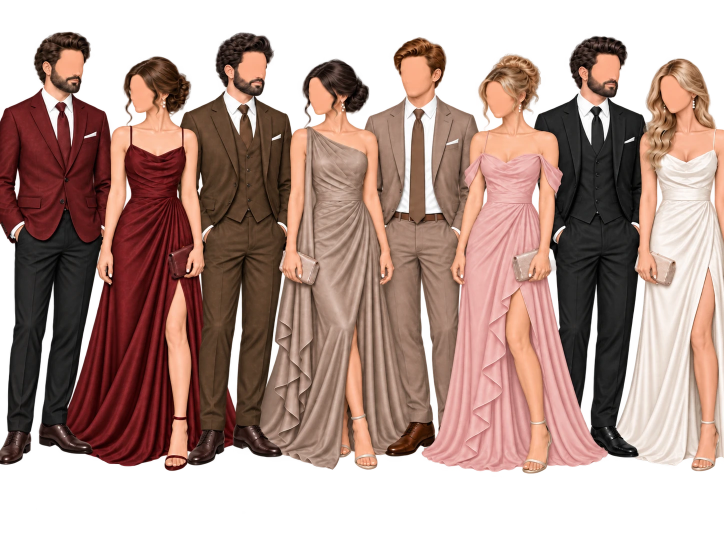
#> input picture tools/dresscode-assets/source-people.webp, 1448 x 1086 px (shown at 1/2 size); the run also reads 1 picture not shown here
$ python make_assets.py
#> lines starting #> are read from the running program, lines starting #| are printed output that depends on the picture
### tools/dresscode-assets/shirtsleeves.py
"""Takes the brown jacket and the vest off the man third from the left in source-people.webp: a white shirt with its
sleeves down to the cuffs, a black tie carried on down to the belt, a belt, and the trousers up to it.

The user's picture has no version of him without a jacket and the source cannot be regenerated from here, so the part of
the figure that changes (his body from the collar down to the hips) is painted over, by the numbers below, on top of the
original pixels: the head, the collar, the cuffs and hands, the trousers and everything around him stay exactly as they
are. Every coordinate is in pixels of the 1672x941 source-people.webp.

  python -c "import shirtsleeves"   (imported by make_assets.py; apply(array) takes and returns an RGBA float array)
"""
import numpy as np
from PIL import Image, ImageDraw, ImageFilter

# the box that holds him (everything else is left alone) and where the work happens inside it
X0, X1, Y0, Y1 = 440, 700, 110, 470

# the part of his body that is clothing to be replaced: the shoulders and chest down to the belt, the sleeves down to
# the cuffs (the middle of the hips, between the sleeves, is handled by HIPS below)
BODY = [(524, 124), (538, 126), (541, 160), (607, 160), (606, 143), (620, 146), (688, 186), (688, 425), (676, 423), (656, 411), (652, 410), (652, 392), (517, 392), (517, 418), (503, 425), (488, 432), (474, 424), (476, 360), (477, 300), (476, 252), (466, 236), (447, 214), (446, 200), (450, 183), (470, 166), (500, 148)]
# the outline of the shirt itself: the shoulders slope from the neck and end at the arm, which hangs a little away from
# the body; the padded shoulders of the jacket (outside this line) become empty
SIL = [(524, 120), (541, 126), (541, 160), (607, 160), (606, 140), (624, 148), (646, 160), (664, 174), (677, 193), (684, 222), (689, 280), (689, 440),
       (652, 440), (652, 392), (517, 392), (517, 440), (468, 440), (468, 300), (470, 240), (473, 212), (480, 190), (494, 172), (514, 158), (536, 150)]
TIE_LEFT = [(206, 576), (240, 575), (300, 573), (340, 571), (360, 570), (390, 588)]
TIE_RIGHT = [(206, 600), (240, 601), (300, 603), (340, 605), (360, 606), (390, 588)]
TIE_POLY = [(x, y) for y, x in TIE_LEFT] + [(x, y) for y, x in TIE_RIGHT[::-1]]
# where each arm leaves the body (y, x): the arm's inner edge, and the side of the body beside it. Between the two the
# picture is empty - the elbow stands out from the waist, and the forearm comes back to the pocket
ARM_L = [(238, 506), (256, 505), (300, 505), (345, 505), (385, 511), (391, 516)]
SIDE_L = [(238, 506), (256, 509), (300, 513), (345, 514), (385, 517), (391, 516)]
SIDE_R = [(238, 654), (256, 652), (300, 655), (345, 656), (385, 655), (391, 653)]
ARM_R = [(238, 654), (256, 657), (300, 661), (345, 664), (385, 661), (391, 653)]
# the hips between the two sleeves, from the belt down to where his own trousers start (the jacket's hem and the
# vest's point lay over them)
HIPS = (517, 386, 652, 424)

# the white of the shirt as it is in the picture (the V of the collar), and its shadow
SHIRT = np.array([248.0, 247.0, 246.0])
# the brown of the tie, the trousers and the belt, taken from the picture
TIE = np.array([115.0, 76.0, 53.0])
BELT_Y = (387, 393)
BELT = np.array([56.0, 36.0, 24.0])
BUCKLE_X = 588

# the outer edges of the two collar wings (they were outlined by the dark jacket); the lower edges are in the picture
COLLAR_EDGES = [[(538, 127), (538, 138), (542, 156), (547, 172), (556, 183)], [(556, 183), (564, 176), (571, 168)],
                [(605.5, 141), (605.5, 157), (606.5, 172), (607.5, 186)], [(607.5, 186), (601, 178), (594, 169)]]

# where the sleeve meets the body (the crease), as (y, x) points
CREASE_L = [(205, 498), (228, 500), (256, 505), (300, 505), (345, 505), (385, 511), (400, 517), (424, 515)]
CREASE_R = [(205, 655), (228, 655), (256, 657), (300, 661), (345, 664), (385, 661), (400, 655), (424, 656)]


def _poly_mask(points, size, blur=0.7):
    ss = 4
    mask = Image.new('L', (size[0] * ss, size[1] * ss), 0)
    ImageDraw.Draw(mask).polygon([((x - X0) * ss, (y - Y0) * ss) for x, y in points], fill=255)
    mask = mask.resize(size, Image.LANCZOS)
    if blur:
        mask = mask.filter(ImageFilter.GaussianBlur(blur * 0.6))
    return np.asarray(mask, dtype=float) / 255.0


def _smooth(field, sigma):
    """A gaussian blur of a 2-D float array (PIL cannot blur float images)."""
    radius = max(1, int(3 * sigma))
    k = np.exp(-0.5 * (np.arange(-radius, radius + 1) / sigma) ** 2)
    k /= k.sum()
    padded = np.pad(np.asarray(field, dtype=float), radius, mode='edge')
    rows = np.apply_along_axis(lambda r: np.convolve(r, k, mode='valid'), 1, padded)
    return np.apply_along_axis(lambda c: np.convolve(c, k, mode='valid'), 0, rows)


def _hsv(rgb):
    mx = rgb.max(-1)
    mn = rgb.min(-1)
    d = mx - mn
    sat = np.where(mx > 0, d / np.maximum(mx, 1e-6), 0)
    r, g, b = rgb[..., 0], rgb[..., 1], rgb[..., 2]
    h = np.zeros_like(mx)
    nz = d > 1e-6
    rc = (mx == r) & nz
    gc = (mx == g) & nz & ~rc
    bc = nz & ~rc & ~gc
    h[rc] = ((g - b)[rc] / d[rc]) % 6
    h[gc] = (b - r)[gc] / d[gc] + 2
    h[bc] = (r - g)[bc] / d[bc] + 4
    return h * 60.0, sat, mx


def _interp_x(points, ys):
    py, px = zip(*points)
    return np.interp(ys, py, px)


def apply(arr):
    """arr: RGBA float array of the whole picture (0-255). Returns a copy with the jacket and the vest gone."""
    out = arr.copy()
    box = out[Y0:Y1, X0:X1]
    h, w = box.shape[:2]
    size = (w, h)
    rgb = box[..., :3] / 255.0
    hue, sat, val = _hsv(rgb)
    yy, xx = np.mgrid[Y0:Y1, X0:X1].astype(float)

    # --- 1. which pixels are jacket / vest (dark brown) and lie inside the body outline ----------------------------
    very_dark = val < 0.3
    greyish_dark = (val < 0.5) & (sat < 0.35)
    brown = np.clip((0.72 - val) / 0.14, 0, 1) * (((hue > 8) & (hue < 50) & (sat > 0.2)) | very_dark | greyish_dark)
    body = _poly_mask(BODY, size)
    hips = np.zeros((h, w))
    hips[HIPS[1] - Y0:HIPS[3] - Y0, HIPS[0] - X0:HIPS[2] - X0] = 1.0
    hips = _smooth(hips, 0.6) * np.clip((HIPS[3] - yy) / 9.0, 0, 1)

    # the pocket square is replaced too (it is white, so the colour test above would leave it)
    tie_box = _poly_mask([(567, 150), (603, 150), (603, 222), (567, 222)], size, 0.5)
    tie_px = ((sat > 0.15) & (val < 0.82)).astype(float)
    tie_px = np.asarray(Image.fromarray((tie_px * 255).astype(np.uint8)).filter(ImageFilter.MaxFilter(3)), dtype=float) / 255.0
    tie_keep = tie_box * tie_px
    # below the knot only the new blade is kept: the fringe of the old, narrower one beside it goes with the rest
    new_blade = np.asarray(Image.fromarray((_poly_mask(TIE_POLY, size, 0.5) * 255).astype(np.uint8)).filter(ImageFilter.MaxFilter(5)), dtype=float) / 255.0
    tie_keep = tie_keep * np.where(yy < 205, 1.0, new_blade)
    square = _poly_mask([(634, 214), (672, 214), (672, 246), (634, 246)], size, 0.6) * (val > 0.55)
    replace = np.clip(np.maximum(brown * body, square), 0, 1)
    # under the tips of the collar everything is shirt now: the vest's edges (and the half-brown fringe along them) go
    below_tips = _poly_mask([(541, 186), (640, 186), (640, 270), (541, 270)], size, 0.6) * np.clip((yy - 186) / 8.0, 0, 1)
    outer_bands = _poly_mask([(530, 126), (541, 126), (548, 158), (556, 192), (530, 192)], size, 0.5) + _poly_mask([(603, 146), (613, 146), (613, 216), (603, 216)], size, 0.5)
    beads = ((val < 0.93) & (sat < 0.62)) * np.clip(outer_bands, 0, 1)
    replace = np.clip(np.maximum(replace, beads), 0, 1)
    replace = np.clip(np.maximum(replace, below_tips), 0, 1)
    # keep the tie knot and the top of the blade as drawn, down to where the new blade is fully in
    replace = replace * (1 - tie_keep * (yy < 216))

    # what lies outside the new outline is no longer there at all
    air = _poly_mask([(x, y) for y, x in ARM_L] + [(x, y) for y, x in SIDE_L[::-1]], size, 0.8) +           _poly_mask([(x, y) for y, x in SIDE_R] + [(x, y) for y, x in ARM_R[::-1]], size, 0.8)
    air = np.clip(air, 0, 1)
    sil = _poly_mask(SIL, size, 0.9) * (1 - air)
    erase = np.maximum(replace * (1 - sil) * (1 - np.clip(hips * 3, 0, 1)), air)
    replace = replace * sil
    # the gap the picture had between his sleeve and the arm of the lady beside him (the jacket stood clear of it there):
    # a shirt sleeve hangs against her arm instead, so the gap is filled
    gap = ((box[..., 3] < 200) & (body > 0.5) & (sil > 0.5) & (yy > 230)).astype(float)
    gap = np.asarray(Image.fromarray((gap * 255).astype(np.uint8)).filter(ImageFilter.MaxFilter(7)), dtype=float) / 255.0
    gap = gap * (body > 0.5) * (sil > 0.5) * (yy > 230) * (1 - air)
    gap = np.clip(_smooth(gap, 0.7) * 1.3, 0, 1)
    replace = np.maximum(replace, gap)

    # --- 2. the shirt: white, with the light and shadow a real one has ----------------------------------------------
    # per row: the extent of the clothing, for the roundness of the shoulders/chest
    cloth = np.clip(body * 1.0, 0, 1)
    ys = np.arange(Y0, Y1, dtype=float)
    left_edge = np.full(h, np.nan)
    right_edge = np.full(h, np.nan)
    for i in range(h):
        cols = np.nonzero((replace[i] > 0.5) & (cloth[i] > 0.5))[0]
        if len(cols):
            left_edge[i], right_edge[i] = cols.min() + X0, cols.max() + X0
    ok = ~np.isnan(left_edge)
    left_edge = np.interp(ys, ys[ok], left_edge[ok])
    right_edge = np.interp(ys, ys[ok], right_edge[ok])
    left_edge = _smooth_1d(left_edge, 7)
    right_edge = _smooth_1d(right_edge, 7)
    side_l = _interp_x(SIDE_L, ys)
    side_r = _interp_x(SIDE_R, ys)
    blend = np.clip((ys - 205) / 53.0, 0, 1)
    body_l = (1 - blend) * left_edge + blend * side_l
    body_r = (1 - blend) * right_edge + blend * side_r
    centre = (body_l + body_r) / 2.0
    half = np.maximum((body_r - body_l) / 2.0, 8.0)
    sx = (xx - centre[:, None]) / half[:, None]
    shade = 1.0 - 0.13 * np.clip(np.abs(sx), 0, 1.0) ** 2.6

    # arms: round, a little darker on their outer side; a soft crease where they meet the body
    cl = _interp_x(CREASE_L, ys)[:, None]
    cr = _interp_x(CREASE_R, ys)[:, None]
    arm_zone = np.clip((ys[:, None] - 205) / 14.0, 0, 1) * np.ones((1, w))
    left_arm = (xx < cl) * arm_zone
    right_arm = (xx > cr) * arm_zone
    lw = np.maximum(cl - left_edge[:, None], 6.0)
    rw = np.maximum(right_edge[:, None] - cr, 6.0)
    u_l = (xx - (left_edge[:, None] + cl) / 2) / (lw / 2)
    u_r = (xx - (cr + right_edge[:, None]) / 2) / (rw / 2)
    arm_shade = 1 - 0.11 * np.clip(np.where(left_arm > 0, u_l, u_r), -1.1, 1.1) ** 2
    in_arm = np.clip(left_arm + right_arm, 0, 1)
    shade = shade * (1 - in_arm) + arm_shade * in_arm
    crease = np.exp(-((xx - cl) ** 2) / (2 * 2.0**2)) * (ys[:, None] > 208) + np.exp(-((xx - cr) ** 2) / (2 * 2.0**2)) * (ys[:, None] > 208)
    shade = shade * (1 - 0.40 * crease * arm_zone)
    # the body beside each crease sits in the arm's soft shadow
    side = np.exp(-((xx - (side_l[:, None] + 5)) ** 2) / (2 * 5.0**2)) + np.exp(-((xx - (side_r[:, None] - 5)) ** 2) / (2 * 5.0**2))
    shade = shade * (1 - 0.14 * side * arm_zone)
    # shadow under the collar and, softly, down the front on either side of the tie
    neck = np.exp(-((yy - 192) ** 2) / (2 * 8.0**2)) * np.exp(-((xx - 588) ** 2) / (2 * 40.0**2))
    shade = shade * (1 - 0.05 * neck)
    # the shirt is tucked in: a little darker, with a few folds, where it meets the belt
    waist = np.clip((yy - 352) / 40.0, 0, 1)
    shade = shade * (1 - 0.06 * waist)
    # elbow folds (soft, slanting)
    folds = np.zeros((h, w))
    for (fx, fy, length, tilt) in [(498, 322, 11, 0.5), (499, 334, 12, 0.4), (500, 346, 10, 0.35), (500, 358, 8, 0.3), (668, 326, 11, -0.5), (667, 338, 12, -0.4), (666, 350, 10, -0.35), (666, 362, 8, -0.3), (590, 372, 30, 0.1), (560, 376, 22, 0.25), (618, 376, 22, -0.25), (538, 300, 14, 1.6), (540, 330, 12, 1.4), (640, 300, 14, -1.6), (638, 330, 12, -1.4)]:
        f = Image.new('L', size, 0)
        ImageDraw.Draw(f).line([(fx - X0 - length, fy - Y0 - tilt * length), (fx - X0 + length, fy - Y0 + tilt * length)], fill=255, width=3)
        folds = np.maximum(folds, np.asarray(f.filter(ImageFilter.GaussianBlur(3.0)), dtype=float) / 255.0)
    # the sleeves: pleats where the cloth gathers above each cuff, and the creases of the elbows
    sleeve_folds = np.zeros((h, w))
    for (x_a, y_a, x_b, y_b, width) in [(497, 404, 499, 425, 3), (504, 401, 505, 421, 3), (510, 399, 511, 419, 2),
                                         (662, 398, 661, 417, 3), (668, 400, 668, 420, 3), (674, 402, 674, 423, 2),
                                         (490, 336, 506, 345, 3), (490, 347, 507, 353, 3), (491, 358, 506, 362, 2),
                                         (684, 338, 664, 347, 3), (684, 349, 664, 355, 3), (683, 360, 665, 364, 2)]:
        f = Image.new('L', size, 0)
        ImageDraw.Draw(f).line([(x_a - X0, y_a - Y0), (x_b - X0, y_b - Y0)], fill=255, width=width)
        sleeve_folds = np.maximum(sleeve_folds, np.asarray(f.filter(ImageFilter.GaussianBlur(1.5)), dtype=float) / 255.0)
    # the seam round each shoulder (where the sleeve is sewn on), as a soft crease
    seam = Image.new('L', size, 0)
    for line in ([(515, 160), (496, 172), (487, 190), (486, 215), (492, 240), (499, 262)], [(640, 160), (659, 172), (672, 190), (674, 215), (667, 240), (660, 262)]):
        ImageDraw.Draw(seam).line([(x - X0, y - Y0) for x, y in line], fill=255, width=2, joint='curve')
    seam = np.asarray(seam.filter(ImageFilter.GaussianBlur(1.3)), dtype=float) / 255.0
    shade = shade * (1 - 0.20 * folds) * (1 - 0.26 * sleeve_folds) * (1 - 0.14 * seam)
    shade = np.clip(shade, 0.70, 1.02)

    shirt = SHIRT[None, None, :] * shade[..., None]
    shirt = shirt * np.array([1.0, 0.994, 0.985])[None, None, :] ** ((1 - shade)[..., None] * 18)

    # --- 3. the tie carried on down to the belt ---------------------------------------------------------------------
    tie_poly = TIE_POLY
    tie_mask = _poly_mask(tie_poly, size, 0.6) * np.clip((yy - 207) / 8.0, 0, 1)
    ty = np.clip((yy - 206) / 184.0, 0, 1)
    # the blade's own cross-section, taken from the picture just above (row 212, the tie is brown from 573 to 599)
    src_row = arr[212, 573:600, :3]
    left_tie = _interp_x(TIE_LEFT, ys)[:, None]
    right_tie = _interp_x(TIE_RIGHT, ys)[:, None]
    t = np.clip((xx - left_tie) / np.maximum(right_tie - left_tie, 1.0), 0, 1)
    cross = np.stack([np.interp(t * (len(src_row) - 1), np.arange(len(src_row)), src_row[:, c]) for c in range(3)], -1)
    cross = cross * (1 - 0.10 * ty[..., None])  # a little darker towards the tip

    # --- 4. the hips: his trousers up to the belt, the jacket's hem and the vest's point gone ----------------------------
    below = arr[HIPS[3] + 2:HIPS[3] + 12, HIPS[0]:HIPS[2], :3].mean(0)          # the trousers just under the hips, per column
    trouser = np.zeros((h, w, 3))
    cols = np.arange(X0, X1)
    for c in range(3):
        trouser[..., c] = np.interp(cols, np.arange(HIPS[0], HIPS[2]), _smooth_1d(below[:, c], 6))[None, :]
    trouser = trouser * (1 - 0.06 * np.clip((HIPS[3] - yy) / (HIPS[3] - HIPS[1]), 0, 1))[..., None]
    occlusion = 0.16 * (np.exp(-((xx - HIPS[0]) ** 2) / (2 * 5.0**2)) + np.exp(-((xx - HIPS[2]) ** 2) / (2 * 5.0**2)))
    detail = np.zeros((h, w))
    for (x_from, x_to, y_from, y_to, strength) in [(534, 519, BELT_Y[1], HIPS[3] + 4, 0.20), (642, 651, BELT_Y[1], HIPS[3] + 4, 0.20),
                                                   (564, 562, BELT_Y[1], HIPS[3] + 4, 0.09), (613, 615, BELT_Y[1], HIPS[3] + 4, 0.09)]:
        line = Image.new('L', size, 0)
        ImageDraw.Draw(line).line([(x_from - X0, y_from - Y0), (x_to - X0, y_to - Y0)], fill=int(255 * strength), width=2)
        detail = np.maximum(detail, np.asarray(line.filter(ImageFilter.GaussianBlur(0.9)), dtype=float) / 255.0)
    trouser = trouser * (1 - np.clip(occlusion + detail, 0, 0.4))[..., None]

    # --- 5. put it all together ---------------------------------------------------------------------------------------
    result = rgb * 255.0
    result = result * (1 - replace[..., None]) + shirt * replace[..., None]
    result = result * (1 - hips[..., None]) + trouser * hips[..., None]
    result = result * (1 - tie_mask[..., None]) + cross * tie_mask[..., None]

    # the tie is black: its own light and shade, without the brown
    tie_all = np.clip(np.maximum(tie_mask, tie_keep * (yy < 218) * np.clip((yy - 157) / 3.0, 0, 1)), 0, 1)[..., None]
    lum = (result @ np.array([0.30, 0.59, 0.11]))[..., None]
    black = lum * 0.30 + 9.0
    black = black * np.array([1.0, 1.0, 1.05])[None, None, :]
    result = result * (1 - tie_all) + black * tie_all

    # the belt, with the tie lying over its buckle; the fly continues up to it
    belt = np.zeros((h, w))
    belt[BELT_Y[0] - Y0:BELT_Y[1] - Y0, 517 - X0:652 - X0] = 1.0
    belt = _smooth(belt, 0.5) * (1 - np.clip(tie_mask * 2, 0, 1))
    belt_shade = 1 + 0.18 * np.exp(-((yy - (BELT_Y[0] + 2)) ** 2) / 2.0)
    result = result * (1 - belt[..., None]) + (BELT[None, None, :] * belt_shade[..., None]) * belt[..., None]
    fly = np.zeros((h, w))
    fly[BELT_Y[1] - Y0:HIPS[3] + 4 - Y0, 590 - X0:592 - X0] = 1.0
    fly = _smooth(fly, 0.6) * hips
    result = result * (1 - 0.35 * fly[..., None])

    # where the white shirt meets the white collar, cuffs, and the bright background of the neighbours: a hairline so
    # that those still read as separate things (the jacket's dark colour used to do that)
    white = ((val > 0.78) & (sat < 0.2)).astype(float)
    dark_before = (brown * body) > 0.04
    near_white = np.asarray(Image.fromarray((white * 255).astype(np.uint8)).filter(ImageFilter.MaxFilter(5)), dtype=float) / 255.0
    edge = near_white * dark_before * (1 - white) * (1 - tie_keep)
    edge_zone = (yy > 405) & ((xx < 520) | (xx > 648))
    edge = _smooth(edge * edge_zone, 0.6)
    result = result * (1 - 0.9 * edge[..., None]) + np.array([186.0, 178.0, 172.0])[None, None, :] * 0.9 * edge[..., None]

    # the collar: its outer edges (the jacket's dark colour used to outline them) and a faint shadow under its tips
    SS = 4
    big = Image.new('L', (w * SS, h * SS), 0)
    pen = ImageDraw.Draw(big)
    for line in COLLAR_EDGES:
        pen.line([((x - X0) * SS, (y - Y0) * SS) for x, y in line], fill=255, width=int(1.7 * SS), joint='curve')
    line_mask = np.asarray(big.resize((w, h), Image.LANCZOS), dtype=float) / 255.0
    shadow = np.asarray(big.filter(ImageFilter.GaussianBlur(2.2 * SS)).resize((w, h), Image.LANCZOS), dtype=float) / 255.0
    # a soft shadow under the collar, on the shirt, and the collar's own fine edge
    under = np.clip(shadow * 3.0, 0, 1) * (yy > 168) * sil
    result = result * (1 - 0.10 * under[..., None])
    outline = np.clip(line_mask * 0.80, 0, 1)
    result = result * (1 - outline[..., None]) + np.array([176.0, 170.0, 166.0])[None, None, :] * outline[..., None]

    # a little grain, so the painted part is not smoother than the picture around it
    rng = np.random.default_rng(7)
    grain = rng.normal(0, 0.9, (h, w, 1))
    changed = np.clip(replace + hips + tie_mask, 0, 1)[..., None]
    result = np.clip(result + grain * changed, 0, 255)

    box[..., :3] = result
    box[..., 3] = np.maximum(box[..., 3] * (1 - erase), 255.0 * gap)
    return out


# [20 lines left out: function _slope_shoulders, not called in this run]


def _smoothstep(t):
    t = min(1.0, max(0.0, t))
    return t * t * (3 - 2 * t)


def _smooth_1d(values, sigma):
    k = np.exp(-0.5 * (np.arange(-3 * sigma, 3 * sigma + 1) / sigma) ** 2)
    k /= k.sum()
    padded = np.pad(values, (len(k) // 2, len(k) // 2), mode='edge')
    return np.convolve(padded, k, mode='valid')


# [5 lines that do not run on import are left out]

### tools/dresscode-assets/make_assets.py
"""Builds the picture of the dress-code section from the source picture kept beside this script.

Sources:
  source-people.webp      the guests in the palette's colours (transparent cut-out, 1672x941 - a second version the
                          user regenerated themselves after the first one turned out to have the end figures' arms
                          cropped right at its own canvas edge, with no way to recover that from the file alone)
  source-palette.jpg      the user's circles: burgundy, dark brown, mocha, dusty pink (their colours were read from it)
  reference-screenshot.png  the example card the section is modelled on

Writes public/media/dress-people.webp: the third man (the one in the brown suit) shown without his jacket and vest - a
white shirt, his tie carried down to the belt, shirt sleeves to the cuffs (painted over the source by shirtsleeves.py,
beside this script; the source file itself is the user's and is left as it is) - and the full figures trimmed to their outline (nothing cropped away - see
EDGE_PAD below for why there is still a transparent margin left and right of them), at their own real colours -
the last woman's dress is NOT recoloured (an earlier version of this script multiply-blended it towards an assumed
"cream" target, which just made it look like a different, wrong dress next to the actual photo - the source's own
colour is already the right one) - and shrunk to 1200 px wide. Prints the size for the width/height attributes in
the template.
The circles of the palette are not pictures: they are drawn in CSS from the colours in dress-code.ts - the
"Кремовый" one is sampled from this same dress (see the bottom of this script), so it always matches it exactly.
Usage (needs Pillow and numpy): python make_assets.py
"""
import os

import numpy as np
from PIL import Image

from shirtsleeves import apply as take_the_jacket_off

HERE = os.path.dirname(os.path.abspath(__file__))
OUT = os.path.normpath(os.path.join(HERE, '..', '..', 'public', 'media'))

# The source's tight alpha crop lands exactly on the leftmost man's jacket corner and the rightmost woman's dress
# fabric - both edges of the printed guest lineup sit precisely on those pixels with nothing beyond them (the source
# canvas itself is exactly as wide as its content, x 0 to 1447 of 1448). Trimming any further in than that would
# throw away real, already-visible content - the whole figure must stay. EDGE_PAD only adds transparent space AROUND
# the full, untouched crop, so the picture does not touch its own canvas edge, let alone the screen's.
EDGE_PAD = 40

im = Image.open(os.path.join(HERE, 'source-people.webp')).convert('RGBA')
#> im is the input picture: PIL image 1448x1086 RGBA; mean R, G, B, A 102, 74.4, 65.5, 170.8
im = Image.fromarray(take_the_jacket_off(np.asarray(im, dtype=float)).round().astype(np.uint8), 'RGBA')
#> in apply, `box = out[Y0:Y1, X0:X1]`:
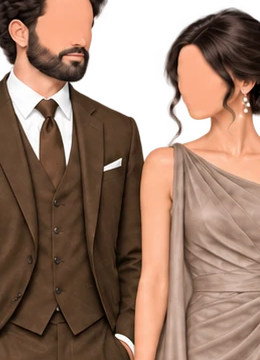
#> box: shape (360, 260, 4) float64; mean R, G, B, A 123.2, 92.3, 75, 217; transparent parts drawn white
#> in apply, `rgb = box[..., :3] / 255.0`:
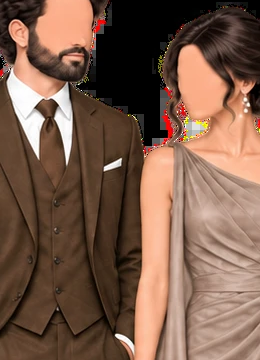
#> rgb: shape (360, 260, 3) float64; mean R, G, B 0.483, 0.362, 0.294
#> in _hsv, `mx = rgb.max(-1)`:
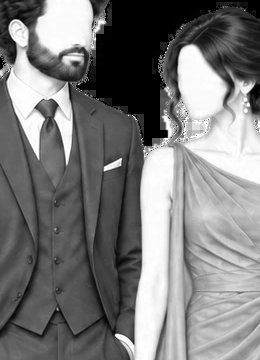
#> mx: shape (360, 260) float64; min 0, max 1, mean 0.483
#> in _hsv, `mn = rgb.min(-1)`:
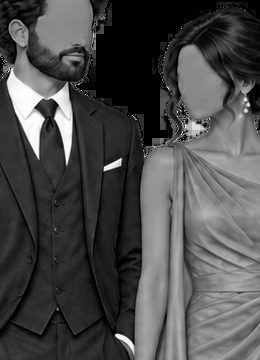
#> mn: shape (360, 260) float64; min 0, max 1, mean 0.294
#> in _hsv, `d = mx - mn`:
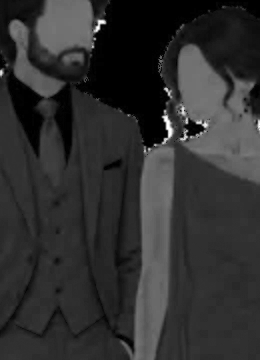
#> d: shape (360, 260) float64; min 0, max 1, mean 0.189
#> in _hsv, `sat = np.where(mx > 0, d / np.maximum(mx, 1e-6), 0)`:
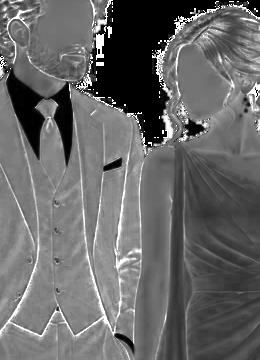
#> sat: shape (360, 260) float64; min 0, max 1, mean 0.408
#> (the rest of the program and of its run is left out)
